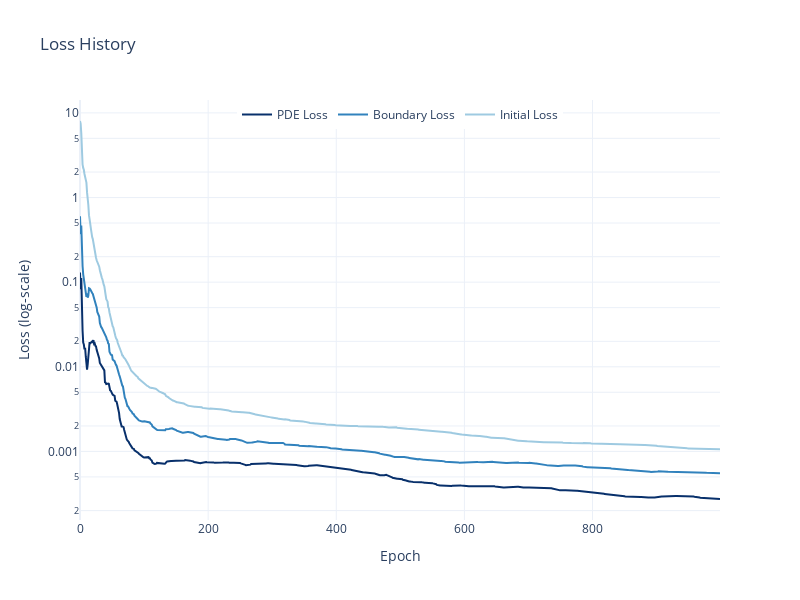

The notebook cell this image was saved under:
### Markdown cell above
### BFGS Training

### Code cell
model = build_nn(
    nn_shape=nn_shape,
    input_dim=assets,
    dtype=torch.float32
).apply(weights_init).to(device)
model.train()

boundary_samples = 100
interior_samples = boundary_samples*assets*2
initial_samples = boundary_samples*assets*2

# We create new samples
dataset = SampledDataset(
    params, interior_samples, initial_samples, boundary_samples, sampler, dtype, device, seed=0)

optimizer = BFGS(
    model.parameters(),
    max_iter=1000)

batch_size = len(dataset) # we use all samples

# # Set the training function
closure = DimlessBS()\
    .with_dataset(dataset, loader_opts={'batch_size': batch_size, "shuffle": True, "pin_memory": True})\
    .with_model(model)\
    .with_device(device)\
    .with_dtype(dtype)

trainer = PINNTrainer()\
    .with_optimizer(optimizer)\
    .with_device(device)\
    .with_dtype(dtype)\
    .with_training_step(closure)\

closure = closure.with_dataset(
    dataset, loader_opts={'batch_size': batch_size, "shuffle": False, "pin_memory": True})

trainer = trainer.with_optimizer(optimizer).with_training_step(closure)
trainer.train()

bfgs_state = closure.get_state()
plot_loss(bfgs_state, smooth=False)

### Figure 1 — Plotly figure (JSON) as saved in the notebook; plotly's stock layout.template omitted (floating-point values rounded to 4 significant figures; data arrays with more than 128 entries replaced by an {"elided": "..."} marker saying what was removed)
{"data": [{"line": {"color": "#08306B"}, "mode": "lines", "name": "PDE Loss", "type": "scatter", "x": {"elided": "1000 int values"}, "y": {"elided": "1000 float values"}}, {"line": {"color": "#3182BD"}, "mode": "lines", "name": "Boundary Loss", "type": "scatter", "x": {"elided": "1000 int values"}, "y": {"elided": "1000 float values"}}, {"line": {"color": "#9ECAE1"}, "mode": "lines", "name": "Initial Loss", "type": "scatter", "x": {"elided": "1000 int values"}, "y": {"elided": "1000 float values"}}], "layout": {"height": 600, "legend": {"orientation": "h", "x": 0.5, "xanchor": "center", "y": 1, "yanchor": "top"}, "title": {"text": "Loss History"}, "width": 800, "xaxis": {"title": {"text": "Epoch"}}, "yaxis": {"title": {"text": "Loss (log‑scale)"}, "type": "log"}}}
